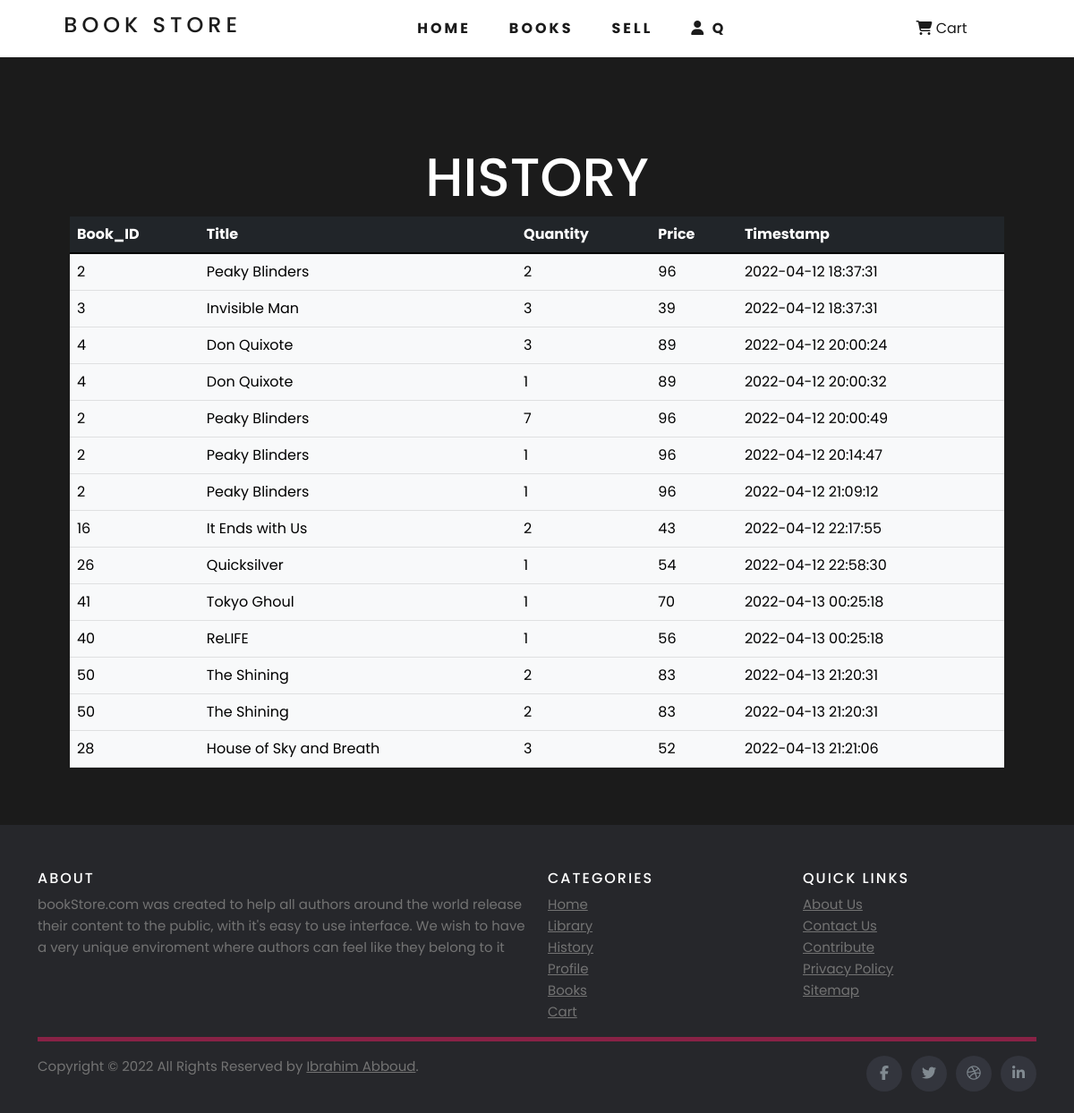
/history (signed in), run on an earlier commit of the app's database.
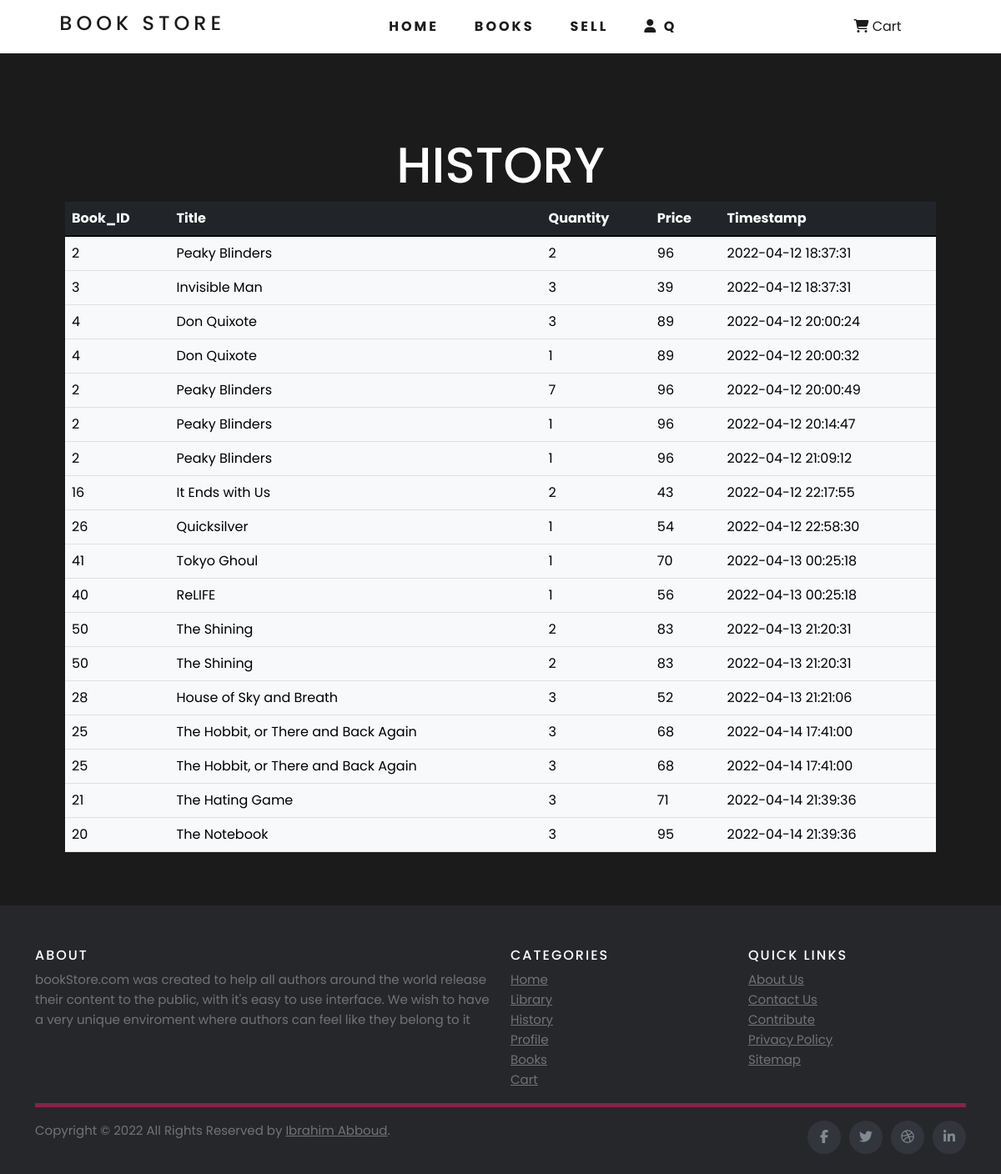
And on a later commit of the database.
### tables this page shows
CREATE TABLE transactions (id INTEGER, user_id NUMERIC NOT NULL, book_id INTEGER NOT NULL, book_title NOT NULL, book_amount NUMERIC NOT NULL, price NUMERIC NOT NULL, time TEXT, picture TEXT, PRIMARY KEY (id), FOREIGN KEY (user_id) REFERENCES users (id), FOREIGN KEY (book_id) REFERENCES bookList (book_id));

### app.py (the view)
@app.route("/history")
def template_errors():
    user_id = session["user_id"]
    rows = db.execute("SELECT * FROM transactions where user_id=?", user_id)
    return render_template("history.html", rows=rows)

### app.py (called while the page is built)
@app.after_request
def after_request(response):
    response.headers["Cache-Control"] = "no-cache, no-store, must-revalidate"
    response.headers["Expires"] = 0
    response.headers["Pragma"] = "no-cache"
    return response

### templates/history.html (shortened to what this page needs)
{% extends "layout.html" %}
{% block main %}
<h1 class="library">HISTORY</h1>
<table class="table table-hover table-light">
    <thead class="table-dark">
      <tr>
        <th scope="col">Book_ID</th>
        <th scope="col">Title</th>
        <th scope="col">Quantity</th>
        <th scope="col">Price</th>
        <th scope="col">Timestamp</th>
      </tr>
    </thead>
    <tbody>
    {% for row in rows %}
      <tr>
        <td>{{ row["book_id"] }}</td>
        <td>{{ row["book_title"] }}</td>
        <td>{{ row["book_amount"] }}</td>
        <td>{{ row["price"] }}</td>
        <td>{{ row["time"] }}</td>
      </tr>
      {% endfor %}
    </tbody>
  </table>
{% endblock %}

### templates/layout.html (shortened to what this page needs)
<!DOCTYPE html>
<html lang="en">
<head>
    <link href="https://cdn.jsdelivr.net/npm/bootstrap@5.1.3/dist/css/bootstrap.min.css" rel="stylesheet">
    <link rel="stylesheet" type="text/css" href="/static/styles.css" />
</head>
<body>
    <nav>
        <div class="logo">
            <h4>Book Store</h4>
        </div>
        <ul class="nav-links">
            <li>
                <a href="/">Home</a>
            </li>
            <li>
                <a href="/books">Books</a>
            </li>
            <li>
                <a href="#">Sell</a>
            </li>
            {% if session.user_id %}
            <li>
                <a  data-bs-toggle="offcanvas" href="#offcanvasExample" role="button" aria-controls="offcanvasExample">
                    <span><i class="fa-solid fa-user"></i></span> {{ session["username"] }}
                </a>
            </li>
            {% else %}
            <li>
                <a href="/login">Login</a>
            </li>
            {% endif %}
        </ul>
        <div>
            <a class ="regBtn position-relative" href="/cart">
                <span><i class="fa-solid fa-cart-shopping"></i></span>
                &nbspCart
            </a>
        </div>
    </nav>
      <main class="container p-5">
          {% block main %}{% endblock %}
      </main>
      <footer class="site-footer">
        <div class="container">
          <div class="row">
            <div class="col-sm-12 col-md-6">
              <h6>About</h6>
              <p class="text-justify">bookStore.com was created to help all authors around the world release their content to the public, with it's easy to use interface. We wish to have a very unique enviroment where authors can feel like they belong to it</p>
            </div>
            <div class="col-xs-6 col-md-3">
              <h6>Categories</h6>
              <ul class="footer-links">
                <li><a href="/">Home</a></li>
                <li><a href="/library">Library</a></li>
                <li><a href="/history">History</a></li>
                <li><a href="/profile">Profile</a></li>
                <li><a href="/books">Books</a></li>
                <li><a href="/cart">Cart</a></li>
              </ul>
            </div>
            <div class="col-xs-6 col-md-3">
              <h6>Quick Links</h6>
              <ul class="footer-links">
                <li><a href="#">About Us</a></li>
                <li><a href="#">Contact Us</a></li>
                <li><a href="#">Contribute</a></li>
                <li><a href="#">Privacy Policy</a></li>
                <li><a href="#">Sitemap</a></li>
              </ul>
            </div>
          </div>
          <hr>
        </div>
        <div class="container">
          <div class="row">
            <div class="col-md-8 col-sm-6 col-xs-12">
              <p class="copyright-text">Copyright &copy; 2022 All Rights Reserved by
           <a href="#">Ibrahim Abboud</a>.
              </p>
            </div>
            <div class="col-md-4 col-sm-6 col-xs-12">
              <ul class="social-icons">
                <li><a class="facebook" href="#"><i class="fa fa-facebook"></i></a></li>
                <li><a class="twitter" href="#"><i class="fa fa-twitter"></i></a></li>
                <li><a class="dribbble" href="#"><i class="fa fa-dribbble"></i></a></li>
                <li><a class="linkedin" href="#"><i class="fa fa-linkedin"></i></a></li>
              </ul>
            </div>
          </div>
        </div>
  </footer>
</body>
</html>

### static/styles.css (style rules this page uses)
body { background-color: #1b1b1b; }
* { margin: 0px; padding: 0px; box-sizing: border-box; font-family: 'Poppins', sans-serif; }
dl, ol, ul { margin-bottom: 0; }
nav { display: flex; justify-content: space-around; align-items: center; min-height: 8vh; background-color: #fff; font-family: 'Poppins', Arial, Helvetica, sans-serif !important; }
.logo { color: #1b1b1b; text-transform: uppercase; letter-spacing: 5px; font-size: 20px; }
.nav-links { display: flex; justify-content: space-around; width: 35%; }
.nav-links li { list-style: none; }
.nav-links a { color: #1b1b1b; text-decoration: none; letter-spacing: 3px; font-weight: bold; font-size: 16px; align-items: center; text-transform: uppercase; padding: inherit; }
.regBtn { padding: 0.75rem 3rem; border-radius: 30px; width: 100%; background-color: white; color: #1b1b1b; font-weight: bold; border: none; display: flex; justify-content: space-around; align-items: center; font: inherit; text-decoration: none; }
hr:not([size]) { color: #e91e63; height: 5px; }
hr { opacity: 1; }
.library { color: white; text-align: center; font-size: 60px; position: relative; margin-top: 50px; }
.site-footer { background-color:#26272b; padding:45px 0 20px; font-size:15px; line-height:24px; color:#737373; }
.site-footer hr { border-top-color:#bbb; opacity:0.5 }
.site-footer h6 { color:#fff; font-size:16px; text-transform:uppercase; margin-top:5px; letter-spacing:2px }
.site-footer a { color:#737373; }
.footer-links { padding-left:0; list-style:none }
.footer-links li { display:block }
.footer-links a { color:#737373 }
.site-footer .social-icons { text-align:right }
.site-footer .social-icons a { width:40px; height:40px; line-height:40px; margin-left:6px; margin-right:0; border-radius:100%; background-color:#33353d }
.copyright-text { margin:0 }
.social-icons { padding-left:0; margin-bottom:0; list-style:none }
.social-icons li { display:inline-block; margin-bottom:4px }
.social-icons a { background-color:#eceeef; color:#818a91; font-size:16px; display:inline-block; line-height:44px; width:44px; height:44px; text-align:center; margin-right:8px; border-radius:100%; -webkit-transition:all .2s linear; -o-transition:all .2s linear; transition:all .2s linear }

What changed in the data, as far as the page shows it:
added transactions: book_id "25", book_title "The Hobbit, or There and Back Again", book_amount "3", price "68", time "2022-04-14 17:41:00"
added transactions: book_id "25", book_title "The Hobbit, or There and Back Again", book_amount "3", price "68", time "2022-04-14 17:41:00"
added transactions: book_id "21", book_title "The Hating Game", book_amount "3", price "71", time "2022-04-14 21:39:36"
added transactions: book_id "20", book_title "The Notebook", book_amount "3", price "95", time "2022-04-14 21:39:36"
